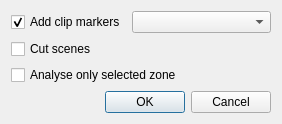
<?xml version="1.0" encoding="UTF-8"?>
<ui version="4.0">
 <class>SceneCutDialog_UI</class>
 <widget class="QDialog" name="SceneCutDialog_UI">
  <property name="geometry">
   <rect>
    <x>0</x>
    <y>0</y>
    <width>282</width>
    <height>115</height>
   </rect>
  </property>
  <property name="windowTitle">
   <string>Scene Cut</string>
  </property>
  <layout class="QGridLayout" name="gridLayout">
   <item row="0" column="1" colspan="2">
    <widget class="QComboBox" name="marker_type"/>
   </item>
   <item row="0" column="0">
    <widget class="QCheckBox" name="add_markers">
     <property name="text">
      <string>Add clip markers</string>
     </property>
     <property name="checked">
      <bool>true</bool>
     </property>
    </widget>
   </item>
   <item row="2" column="0" colspan="3">
    <widget class="QCheckBox" name="zone_only">
     <property name="text">
      <string>Analyse only selected zone</string>
     </property>
    </widget>
   </item>
   <item row="4" column="0" colspan="3">
    <widget class="QDialogButtonBox" name="buttonBox">
     <property name="orientation">
      <enum>Qt::Horizontal</enum>
     </property>
     <property name="standardButtons">
      <set>QDialogButtonBox::Cancel|QDialogButtonBox::Ok</set>
     </property>
    </widget>
   </item>
   <item row="1" column="0" colspan="3">
    <widget class="QCheckBox" name="cut_scenes">
     <property name="text">
      <string>Cut scenes</string>
     </property>
    </widget>
   </item>
   <item row="3" column="0">
    <spacer name="verticalSpacer">
     <property name="orientation">
      <enum>Qt::Vertical</enum>
     </property>
     <property name="sizeHint" stdset="0">
      <size>
       <width>20</width>
       <height>40</height>
      </size>
     </property>
    </spacer>
   </item>
  </layout>
 </widget>
 <resources/>
 <connections>
  <connection>
   <sender>buttonBox</sender>
   <signal>accepted()</signal>
   <receiver>SceneCutDialog_UI</receiver>
   <slot>accept()</slot>
   <hints>
    <hint type="sourcelabel">
     <x>248</x>
     <y>254</y>
    </hint>
    <hint type="destinationlabel">
     <x>157</x>
     <y>274</y>
    </hint>
   </hints>
  </connection>
  <connection>
   <sender>buttonBox</sender>
   <signal>rejected()</signal>
   <receiver>SceneCutDialog_UI</receiver>
   <slot>reject()</slot>
   <hints>
    <hint type="sourcelabel">
     <x>316</x>
     <y>260</y>
    </hint>
    <hint type="destinationlabel">
     <x>286</x>
     <y>274</y>
    </hint>
   </hints>
  </connection>
 </connections>
</ui>
